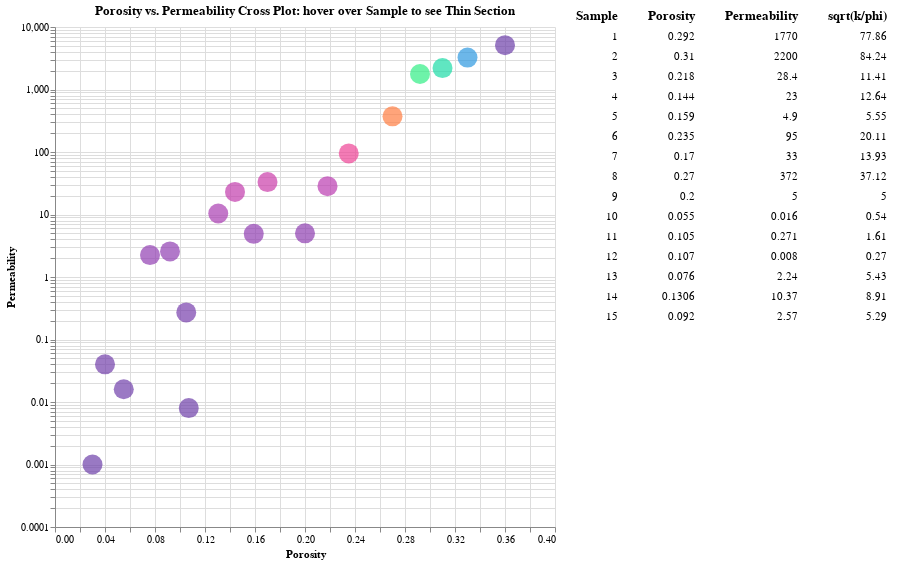

Notebook source saved alongside this figure:
### Code cell
# Brush for selection
brush = alt.selection(type='interval')



chart = alt.Chart(source6).mark_circle(size=400).encode(
    alt.X('Porosity:Q',
        scale=alt.Scale(domain=(0, 0.4))),
    #y='Perm',
    alt.Y('Permeability:Q',scale=alt.Scale(type='log', base=10,domain=(.0001, 10000))),
    #color='LPerm:Q',
    color = alt.Color('sqrt(k/phi):Q', scale=alt.
                      Scale(scheme = 'rainbow'),legend=None),
    #alt.Y('LPerm:Q',scale=alt.Scale(type='log', base=10,domain=(.0001, 10000))),
    tooltip=['image','Sample','Porosity','Permeability','sqrt(k/phi)'],  # Must be a list for the image to render
    
).properties(
    width=500,
    height=500, 

    title='Porosity vs. Permeability Cross Plot: hover over Sample to see Thin Section',

).add_selection(brush)
    
vega_pane = pn.pane.Vega(chart.add_selection(
    brush
))
    

    


# Base chart for data tables
ranked_text = alt.Chart(source6).mark_text(align='right').encode(
    y=alt.Y('row_number:O',axis=None)
).transform_window(
    row_number='row_number()'
).transform_filter(
    brush
).transform_window(
    rank='rank(row_number)'
).transform_filter(
    alt.datum.rank<16
)


# Data Tables
Porosity = ranked_text.encode(text='Porosity:N').properties(title=alt.TitleParams(text='Porosity', align='right'))
Permeability = ranked_text.encode(text='Permeability:N').properties(title=alt.TitleParams(text='Permeability', align='right'))
Sample = ranked_text.encode(text='Sample:N').properties(title=alt.TitleParams(text='Sample', align='right'))
Image = ranked_text.encode(text='image:N').properties(title=alt.TitleParams(text ='image', align='right'))
sqrt = ranked_text.encode(text='sqrt(k/phi):N').properties(title=alt.TitleParams(text ='sqrt(k/phi)', align='right'))


text = alt.hconcat(Sample, Porosity, Permeability,sqrt) # Combine data tables

# Build chart
alt.hconcat(
    chart,
    text
).resolve_legend(
    color="independent"
).configure_view(strokeWidth=0)

### Figure 1 — Vega-Lite specification as saved in the notebook (floating-point values rounded to 4 significant figures)
{"config": {"view": {"continuousWidth": 400, "continuousHeight": 300, "strokeWidth": 0}}, "hconcat": [{"mark": {"type": "circle", "size": 400}, "encoding": {"color": {"field": "sqrt(k/phi)", "legend": null, "scale": {"scheme": "rainbow"}, "type": "quantitative"}, "tooltip": [{"field": "image", "type": "nominal"}, {"field": "Sample", "type": "quantitative"}, {"field": "Porosity", "type": "quantitative"}, {"field": "Permeability", "type": "quantitative"}, {"field": "sqrt(k/phi)", "type": "quantitative"}], "x": {"field": "Porosity", "scale": {"domain": [0, 0.4]}, "type": "quantitative"}, "y": {"field": "Permeability", "scale": {"base": 10, "domain": [0.0001, 10000], "type": "log"}, "type": "quantitative"}}, "height": 500, "selection": {"selector003": {"type": "interval"}}, "title": "Porosity vs. Permeability Cross Plot: hover over Sample to see Thin Section", "width": 500}, {"hconcat": [{"mark": {"type": "text", "align": "right"}, "encoding": {"text": {"field": "Sample", "type": "nominal"}, "y": {"axis": null, "field": "row_number", "type": "ordinal"}}, "title": {"text": "Sample", "align": "right"}, "transform": [{"window": [{"op": "row_number", "field": "", "as": "row_number"}]}, {"filter": {"selection": "selector003"}}, {"window": [{"op": "rank", "field": "row_number", "as": "rank"}]}, {"filter": "(datum.rank < 16)"}]}, {"mark": {"type": "text", "align": "right"}, "encoding": {"text": {"field": "Porosity", "type": "nominal"}, "y": {"axis": null, "field": "row_number", "type": "ordinal"}}, "title": {"text": "Porosity", "align": "right"}, "transform": [{"window": [{"op": "row_number", "field": "", "as": "row_number"}]}, {"filter": {"selection": "selector003"}}, {"window": [{"op": "rank", "field": "row_number", "as": "rank"}]}, {"filter": "(datum.rank < 16)"}]}, {"mark": {"type": "text", "align": "right"}, "encoding": {"text": {"field": "Permeability", "type": "nominal"}, "y": {"axis": null, "field": "row_number", "type": "ordinal"}}, "title": {"text": "Permeability", "align": "right"}, "transform": [{"window": [{"op": "row_number", "field": "", "as": "row_number"}]}, {"filter": {"selection": "selector003"}}, {"window": [{"op": "rank", "field": "row_number", "as": "rank"}]}, {"filter": "(datum.rank < 16)"}]}, {"mark": {"type": "text", "align": "right"}, "encoding": {"text": {"field": "sqrt(k/phi)", "type": "nominal"}, "y": {"axis": null, "field": "row_number", "type": "ordinal"}}, "title": {"text": "sqrt(k/phi)", "align": "right"}, "transform": [{"window": [{"op": "row_number", "field": "", "as": "row_number"}]}, {"filter": {"selection": "selector003"}}, {"window": [{"op": "rank", "field": "row_number", "as": "rank"}]}, {"filter": "(datum.rank < 16)"}]}]}], "data": {"name": "data-295b46772bfbcd6911049aa82e6af043"}, "resolve": {"legend": {"color": "independent"}}, "$schema": "https://vega.github.io/schema/vega-lite/v4.17.0.json", "datasets": {"data-295b46772bfbcd6911049aa82e6af043": [{"Sample": 1, "Porosity": 0.292, "Permeability": 1770.0, "sqrt(k/phi)": 77.86, "lPerm": 3.25, "image": "./data/1.png"}, {"Sample": 2, "Porosity": 0.31, "Permeability": 2200.0, "sqrt(k/phi)": 84.24, "lPerm": 3.34, "image": "./data/Great_SS.png"}, {"Sample": 3, "Porosity": 0.218, "Permeability": 28.4, "sqrt(k/phi)": 11.41, "lPerm": 1.45, "image": "./data/12.png"}, {"Sample": 4, "Porosity": 0.144, "Permeability": 23.0, "sqrt(k/phi)": 12.64, "lPerm": 1.36, "image": "./data/MediumSS.png"}, {"Sample": 5, "Porosity": 0.159, "Permeability": 4.9, "sqrt(k/phi)": 5.55, "lPerm": 0.69, "image": "./data/DistalTurbidite.png"}, {"Sample": 6, "Porosity": 0.235, "Permeability": 95.0, "sqrt(k/phi)": 20.11, "lPerm": 1.98, "image": "./data/HighPor_SS.png"}, {"Sample": 7, "Porosity": 0.17, "Permeability": 33.0, "sqrt(k/phi)": 13.93, "lPerm": 1.52, "image": "./data/Medium-highSS.png"}, {"Sample": 8, "Porosity": 0.27, "Permeability": 372.0, "sqrt(k/phi)": 37.12, "lPerm": 2.57, "image": "./data/11.png"}, {"Sample": 9, "Porosity": 0.2, "Permeability": 5.0, "sqrt(k/phi)": 5.0, "lPerm": 0.7, "image": "./data/3.png"}, {"Sample": 10, "Porosity": 0.055, "Permeability": 0.016, "sqrt(k/phi)": 0.54, "lPerm": -1.8, "image": "./data/Slightlybetterthanshale.png"}, {"Sample": 11, "Porosity": 0.105, "Permeability": 0.271, "sqrt(k/phi)": 1.61, "lPerm": -0.57, "image": "./data/15.png"}, {"Sample": 12, "Porosity": 0.107, "Permeability": 0.008, "sqrt(k/phi)": 0.27, "lPerm": -2.1, "image": "./data/16.png"}, {"Sample": 13, "Porosity": 0.076, "Permeability": 2.24, "sqrt(k/phi)": 5.43, "lPerm": 0.35, "image": "./data/17.png"}, {"Sample": 14, "Porosity": 0.1306, "Permeability": 10.37, "sqrt(k/phi)": 8.91, "lPerm": 1.02, "image": "./data/18.png"}, {"Sample": 15, "Porosity": 0.092, "Permeability": 2.57, "sqrt(k/phi)": 5.29, "lPerm": 0.41, "image": "./data/19.png"}, {"Sample": 16, "Porosity": 0.03, "Permeability": 0.001, "sqrt(k/phi)": 0.18, "lPerm": -3.0, "image": "./data/Shale_reddish.png"}, {"Sample": 17, "Porosity": 0.04, "Permeability": 0.04, "sqrt(k/phi)": 1.0, "lPerm": -1.4, "image": "./data/Siltstone.png"}, {"Sample": 18, "Porosity": 0.36, "Permeability": 5125.0, "sqrt(k/phi)": 119.3, "lPerm": 3.71, "image": "./data/HighPermSS2.png"}, {"Sample": 19, "Porosity": 0.33, "Permeability": 3240.0, "sqrt(k/phi)": 99.09, "lPerm": 3.51, "image": "./data/HighPermSS1.png"}]}}
